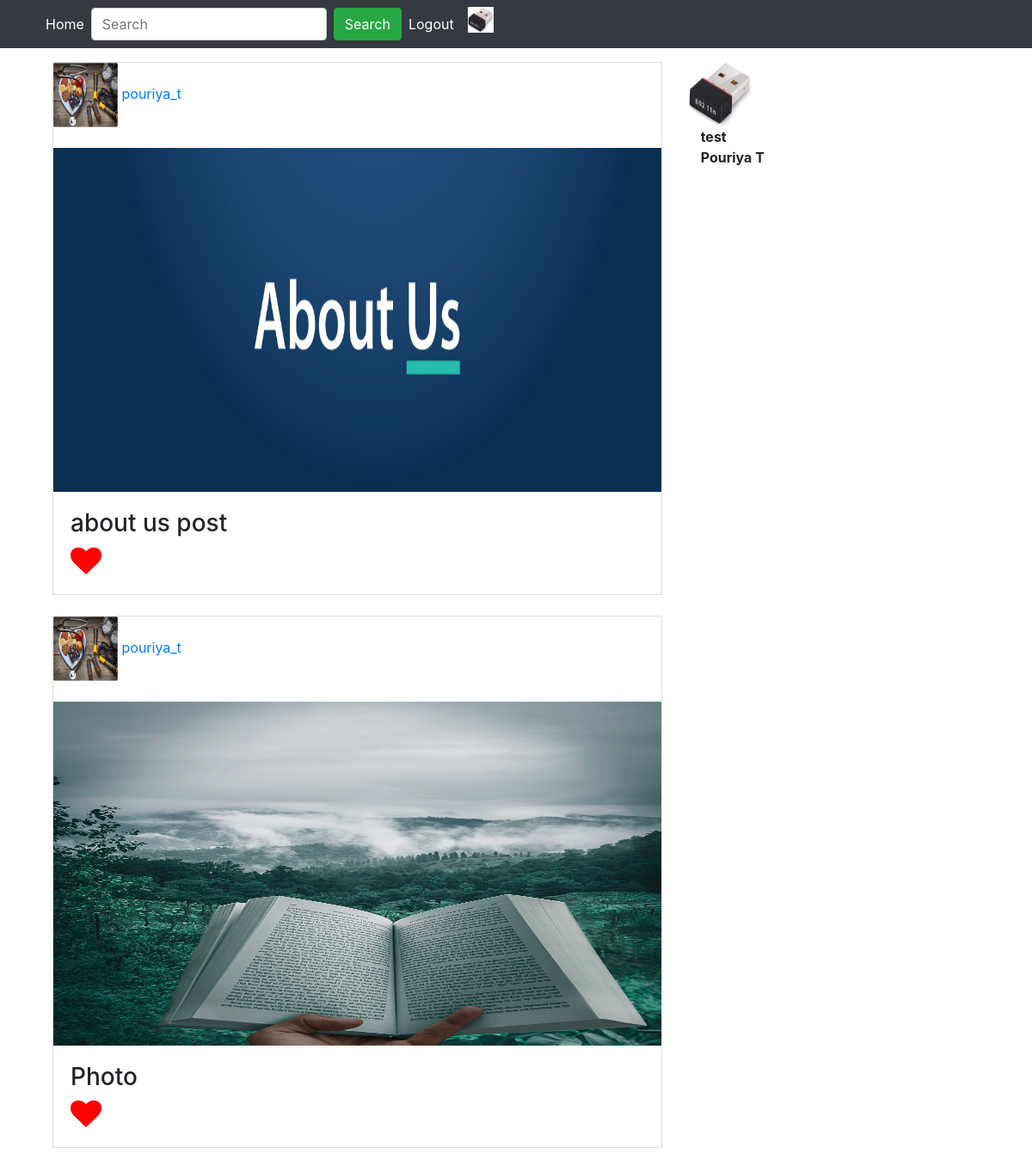
Screenshot of /post/ (signed in) with the database file from the repository.
### App_Login/models.py (models this page shows)
class UserProfile(models.Model):
    user = models.OneToOneField(User,on_delete=models.CASCADE, related_name='user_profile')
    profile_pic = models.ImageField(upload_to='profile_pics', blank=True)
    description = models.TextField(blank=True)
    full_name = models.CharField(max_length=264, blank=True)
    dob = models.DateField(blank=True, null=True)
    website = models.URLField(blank=True)
    facebook = models.URLField(blank=True)

### App_Posts/models.py (models this page shows)
class Post(models.Model):
    author = models.ForeignKey(
        User, on_delete=models.CASCADE, related_name='post')
    image = models.ImageField(upload_to='post_images')
    caption = models.CharField(max_length=264, blank=True)
    upload_date = models.DateTimeField(auto_now_add=True)
    update_date = models.DateTimeField(auto_now=True)
    class Meta:
        ordering = ['-upload_date', ]

### App_Posts/views.py (the view)
# urls.py: path('', views.home, name='home'),
@login_required
def home(request):
    following_list = Follow.objects.filter(follower=request.user)
    posts = Post.objects.filter(
        author__in=following_list.values_list('following'))
    liked_post = Like.objects.filter(user=request.user)
    liked_post_list = liked_post.values_list('post', flat=True)
    if request.method == "GET":
        search = request.GET.get('search', '')
        result = User.objects.filter(username__icontains=search)
    return render(request, 'App_Posts/home.html', context={'title': 'Home Page', 'search': search, 'result': result, 'posts': posts, 'liked_post_list': liked_post_list})

### templates/App_Posts/home.html (shortened to what this page needs)
{% extends 'navbar.html' %}
{% block body_block %}
{% if search %}
{% for user in result %}
<div class="row">
    <div class="col-sm-2">
        {% if  user.user_profile.profile_pic %}
        <img src="/media/{{ user.user_profile.profile_pic }}" style="width:75px;height:75px;">
        {% else %}
        <img src="/media/profile_pics/download.png" style="width:75px;height:75px;">
        {% endif %}
    </div>
    <br>
    <div class="col-sm-10">
        <a href="{% url 'App_Login:user' username=user.username %}">
            <h3>{{ user.username }}</h3>
        </a>
        <h4>{{ user.user_profile.full_name }}</h4>
    </div>
</div>
{% endfor %}
{% else %}
<div class="row">
    <div class="col-sm-8">
        {% for post in posts %}
        <div style="border:1px solid #ddd;">
            <div>
                {% if  post.author.user_profile.profile_pic %}
                <img src="/media/{{  post.author.user_profile.profile_pic }}" style="width:75px;height:75px;">
                {% else %}
                <img src="/media/profile_pics/download.png" style="width:75px;height:75px;">
                {% endif %}
                <a href="{% url 'App_Login:user' username=post.author %}">{{ post.author }}</a>
            </div>
            <br>
            <img src="/media/{{ post.image }}" style="width:100%;height:400px;">
            <div style="padding:20px;">
                <h3>{{ post.caption }}</h3>
                {% if post.pk in liked_post_list %}
                <a href="{% url 'App_Posts:unliked' pk=post.pk %}"><i class="fa fa-heart" style="font-size:36px;color:red"></i></a>
                {% else %}
                <a href="{% url 'App_Posts:liked' pk=post.pk %}"><i class="fa fa-heart-o" style="font-size:36px"></i></a>
                {% endif %}
            </div>
        </div>
        <br>
        {% endfor %}
    </div>
    <div class="col-sm-4">
        <div class="row">
            <div class="col-sm-4">
                {% if  user.user_profile.profile_pic %}
                <img src="/media/{{  user.user_profile.profile_pic }}" style="width:75px;height:75px;">
                {% else %}
                <img src="/media/profile_pics/download.png" style="width:75px;height:75px;">
                {% endif %}
            </div>
        </div>
        <div class="col-sm-8">
            <b>{{ user.username }}</b>
            <br>
            <b>{{ user.user_profile.full_name }}</b>
        </div>
    </div>
</div>
{% endif %}
{% endblock  %}

### templates/navbar.html (shortened to what this page needs)
<!doctype html>
<html lang="en">
<head>
    <link rel="stylesheet" href="https://cdn.jsdelivr.net/npm/bootstrap@4.5.3/dist/css/bootstrap.min.css"
>
    <link rel="stylesheet" href="https://stackpath.bootstrapcdn.com/font-awesome/4.7.0/css/font-awesome.min.css">
</head>
<body>
    <nav class="navbar navbar-expand-sm bg-dark navbar-dark">
        <div class="container">
            <ul class="navbar-nav">
                <li class="nav-item active">
                    <a class="nav-link" href="{% url 'App_Posts:home' %}">Home</a>
                </li>
                <form class="form-inline" method="GET">
                    <input class="form-control mr-sm-2" name="search" type="text" placeholder="Search">
                    <button class="btn btn-success" type="submit">Search</button>
                </form>
                <li class="nav-item active">
                    <a class="nav-link" href="{% url 'App_Login:logout' %}">Logout</a>
                </li>
                <li class="nav-item active ml-2">
                    {% if  user.user_profile.profile_pic %}
                    <a href="{% url 'App_Login:profile' %}"><img src="/media/{{ user.user_profile.profile_pic }}"
                            style="width:30px;height:30px;"></a>
                    {% else %}
                    <a href="{% url 'App_Login:profile' %}"><img src="/media/profile_pics/download.png"
                            style="width:30px;height:30px;"></a>
                    {% endif %}
                </li>
            </ul>
        </div>
    </nav>
    <div class="container">
        <div class="m-3">
            {% block body_block %}
            {% endblock  %}
        </div>
    </div>
</body>
</html>

### rows the page displays
Post: author.user_profile.profile_pic (picture), author "pouriya_t", image (picture), caption "about us post"
Post: author.user_profile.profile_pic (picture), author "pouriya_t", image (picture), caption "Photo"

### other values shown
{{ user.username }} "test"
{{ user.user_profile.full_name }} "Pouriya T"
